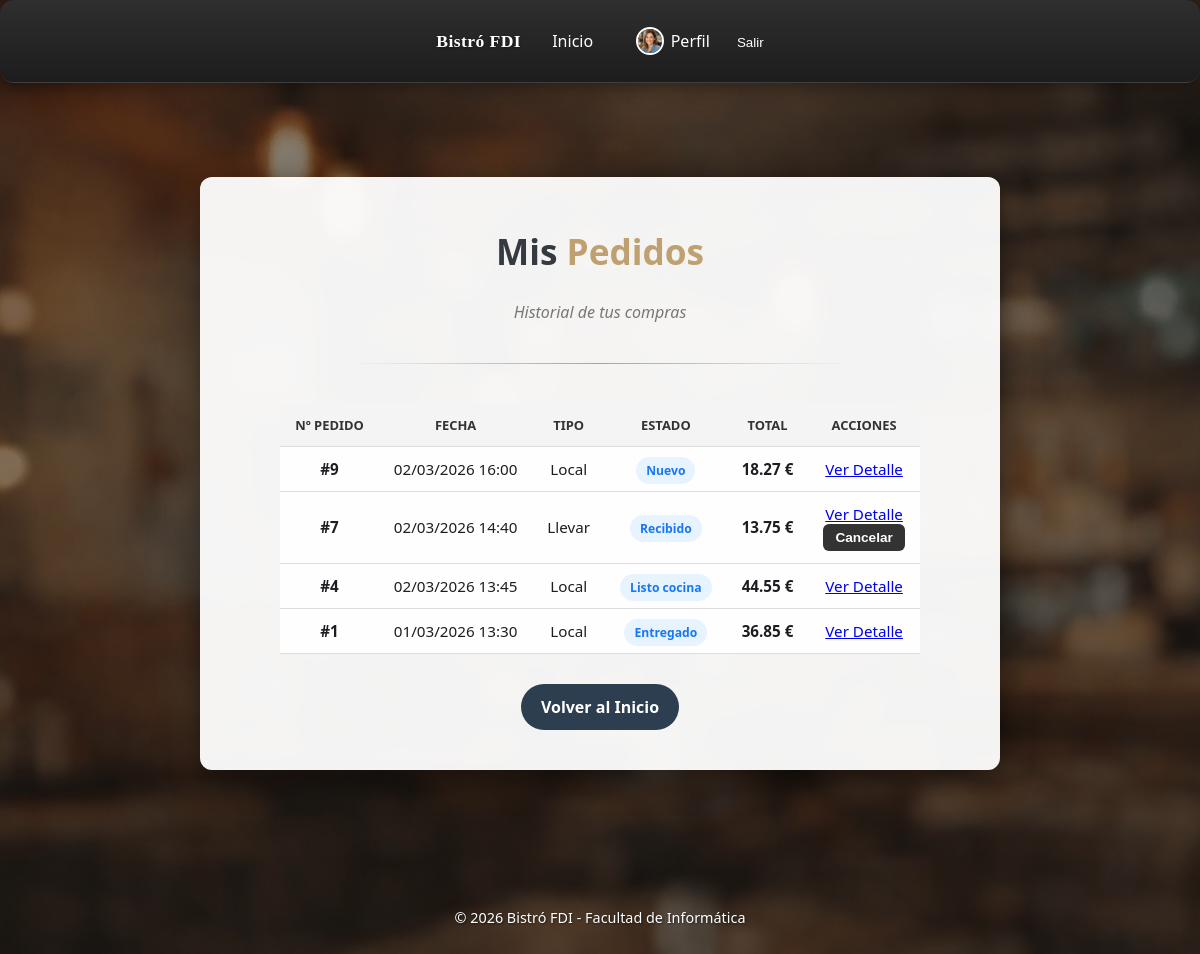
The app's page /includes/vistas/pedido/mis_pedidos.php (signed in) with its own data.
### tables this page shows
CREATE TABLE pedidos (
    id INT AUTO_INCREMENT PRIMARY KEY,
    cliente_id INT NOT NULL,
    cocinero_id INT DEFAULT NULL,
    camarero_id INT DEFAULT NULL,

    numero_pedido INT NOT NULL,

    tipo ENUM('Local', 'Llevar') NOT NULL,
    estado ENUM(
        'Nuevo',
        'Recibido',
        'En preparación',
        'Cocinando',
        'Listo cocina',
        'Terminado',
        'Entregado',
        'Cancelado'
    ) NOT NULL DEFAULT 'Nuevo',

     
    servido_sala TINYINT(1) NOT NULL DEFAULT 0,

    fecha DATETIME NOT NULL DEFAULT CURRENT_TIMESTAMP,
    total DECIMAL(10,2) NOT NULL DEFAULT 0.00,
    descuento_total DECIMAL(10,2) NOT NULL DEFAULT 0.00,
    total_sin_descuento DECIMAL(10,2) NOT NULL DEFAULT 0.00,

    CONSTRAINT fk_pedidos_cliente
        FOREIGN KEY (cliente_id) REFERENCES usuarios(id)
        ON UPDATE CASCADE
        ON DELETE RESTRICT,

    CONSTRAINT fk_pedidos_cocinero
        FOREIGN KEY (cocinero_id) REFERENCES usuarios(id)
        ON UPDATE CASCADE
        ON DELETE SET NULL,

    CONSTRAINT fk_pedidos_camarero
        FOREIGN KEY (camarero_id) REFERENCES usuarios(id)
        ON UPDATE CASCADE
        ON DELETE SET NULL,

    INDEX idx_pedidos_cliente (cliente_id),
    INDEX idx_pedidos_cocinero (cocinero_id),
    INDEX idx_pedidos_camarero (camarero_id),
    INDEX idx_pedidos_estado (estado),
    INDEX idx_pedidos_fecha (fecha),
    INDEX idx_pedidos_numero_fecha (numero_pedido, fecha),
    INDEX idx_pedidos_servido_sala (servido_sala)
);

### includes/negocio/PedidoController.php (called while the page is built, shortened)
<?php
require_once __DIR__ . "/PedidoServiceApp.php";
require_once __DIR__ . "/PedidoDTO.php";
class PedidoController
{
    private static $instance = null;
    private $service;
    private function __construct()
    {
        $this->service = new PedidoServiceApp();
    }
    public static function getInstance()
    {
        if (self::$instance === null) {
            self::$instance = new PedidoController();
        }
        return self::$instance;
    }
    public function verPedidosCliente($idCliente)
    {
        return $this->service->obtenerPedidosPorCliente($idCliente);
    }
}
?>

### includes/negocio/PedidoServiceApp.php (called while the page is built, shortened)
<?php
require_once __DIR__ . '/../integracion/PedidoDAO.php';
class PedidoServiceApp
{
    private PedidoDAO $pedidoDAO;
    public function __construct(?mysqli $db = null)
    {
        $db = $db ?? Application::getInstance()->conexionBd();
        $this->pedidoDAO = new PedidoDAO($db);
    }
    public function obtenerPedidosPorCliente($idCliente): array
    {
        return $this->pedidoDAO->obtenerPedidosPorCliente((int) $idCliente);
    }
}
?>

### includes/integracion/PedidoDAO.php (called while the page is built, shortened)
<?php
require_once __DIR__ . '/../negocio/PedidoDTO.php';
class PedidoDAO
{
    private mysqli $db;
    public function __construct(mysqli $db)
    {
        $this->db = $db;
    }
    public function obtenerPedidosPorCliente(int $idCliente): array
    {
        $sql = "SELECT p.*,
                       c.nombre AS nombre_cocinero,
                       c.apellidos AS apellidos_cocinero,
                       c.avatar AS avatar_cocinero
                FROM pedidos p
                LEFT JOIN usuarios c ON p.cocinero_id = c.id
                WHERE p.cliente_id = ?
                ORDER BY p.fecha DESC";
        $stmt = $this->db->prepare($sql);
        $stmt->bind_param('i', $idCliente);
        $stmt->execute();
        $rs = $stmt->get_result();
        $pedidos = [];
        while ($fila = $rs->fetch_assoc()) {
            $pedidos[] = $this->crearPedidoDTODesdeFila($fila);
        }
        return $pedidos;
    }
    private function crearPedidoDTODesdeFila(array $fila): PedidoDTO
    {
        $pedido = new PedidoDTO();
        $pedido->setId(isset($fila['id']) ? (int) $fila['id'] : null);
        $pedido->setClienteId(isset($fila['cliente_id']) ? (int) $fila['cliente_id'] : null);
        $pedido->setCocineroId(isset($fila['cocinero_id']) ? (int) $fila['cocinero_id'] : null);
        $pedido->setNumeroPedido(isset($fila['numero_pedido']) ? (int) $fila['numero_pedido'] : null);
        $pedido->setTipo($fila['tipo'] ?? null);
        $pedido->setEstado($fila['estado'] ?? null);
        $pedido->setFecha($fila['fecha'] ?? null);
        $pedido->setTotal(isset($fila['total']) ? (float) $fila['total'] : 0.0);
        $pedido->setDescuentoTotal(isset($fila['descuento_total']) ? (float) $fila['descuento_total'] : 0.0);
        $pedido->setTotalSinDescuento(isset($fila['total_sin_descuento']) ? (float) $fila['total_sin_descuento'] : 0.0);
        $pedido->setNombreCliente($fila['nombre_cliente'] ?? null);
        $pedido->setApellidosCliente($fila['apellidos_cliente'] ?? null);
        $pedido->setNombreCocinero($fila['nombre_cocinero'] ?? null);
        $pedido->setApellidosCocinero($fila['apellidos_cocinero'] ?? null);
        $pedido->setAvatarCocinero($fila['avatar_cocinero'] ?? null);
        if (method_exists($pedido, 'setServidoSala')) {
            $pedido->setServidoSala(isset($fila['servido_sala']) ? (int) $fila['servido_sala'] : 0);
        }
        return $pedido;
    }
}
?>

### includes/negocio/PedidoDTO.php (called while the page is built, shortened)
<?php
class PedidoDTO
{
    private ?int $id;
    private ?int $numeroPedido;
    private ?string $tipo;
    private ?string $estado;
    private ?string $fecha;
    private float $total;
    public function __construct()
    {
        $this->id = null;
        $this->numeroPedido = null;
        $this->tipo = null;
        $this->estado = null;
        $this->fecha = null;
        $this->total = 0.00;
    }
    public function getId(): ?int
    {
        return $this->id;
    }
    public function getNumeroPedido(): ?int
    {
        return $this->numeroPedido;
    }
    public function getTipo(): ?string
    {
        return $this->tipo;
    }
    public function getEstado(): ?string
    {
        return $this->estado;
    }
    public function getFecha(): ?string
    {
        return $this->fecha;
    }
    public function getTotal(): float
    {
        return $this->total;
    }
    public function setId(?int $id): void
    {
        $this->id = $id;
    }
    public function setNumeroPedido(?int $numeroPedido): void
    {
        $this->numeroPedido = $numeroPedido;
    }
    public function setTipo(?string $tipo): void
    {
        $this->tipo = $tipo;
    }
    public function setEstado(?string $estado): void
    {
        $this->estado = $estado;
    }
    public function setFecha(?string $fecha): void
    {
        $this->fecha = $fecha;
    }
    public function setTotal(float $total): void
    {
        $this->total = $total;
    }
}
?>

### includes/vistas/pedido/mis_pedidos.php (the view, shortened to what this page needs)
<?php
require_once __DIR__ . '/../../negocio/PedidoController.php';
$controller = PedidoController::getInstance();
$rolUsuario = $_SESSION['rol'] ?? null;
$esGerente = ($rolUsuario === 'gerente');
$idUsuarioSesion = filter_var($_SESSION['id_usuario'] ?? null, FILTER_VALIDATE_INT, [
    'options' => ['min_range' => 1]
]);
$idClienteParam = filter_input(INPUT_GET, 'id_cliente', FILTER_VALIDATE_INT, [
    'options' => ['min_range' => 1]
]);
if ($esGerente) {
    $idCliente = (int) $idClienteParam;
    $subtituloListado = 'Historial de pedidos del usuario seleccionado';
} else {
    $idCliente = (int) $idUsuarioSesion;
    $subtituloListado = 'Historial de tus compras';
}
$historialPedidos = $controller->verPedidosCliente($idCliente);
?>
<div class="main-bienvenida">
    <section class="tarjeta-presentacion tarjeta-ancha">
        <h1><?= $esGerente ? 'Pedidos del <span>Usuario</span>' : 'Mis <span>Pedidos</span>' ?></h1>
        <p class="lema"><?= htmlspecialchars($subtituloListado, ENT_QUOTES, 'UTF-8') ?></p>
        <div class="divisor"></div>
        <div class="mensaje-sesion">
            <?php if (empty($historialPedidos)): ?>
                <p>No hay pedidos para mostrar.</p>
                <?php if (!$esGerente): ?>
                    <a href="<?= BASE_URL ?>/includes/vistas/pedido/pedido_inicio.php" class="btn-login">
                        Hacer un Pedido
                    </a>
                <?php endif; ?>
            <?php else: ?>
                <table class="tabla-pedidos tabla-mis-pedidos-movil">
                    <thead>
                        <tr>
                            <th>Nº Pedido</th>
                            <th>Fecha</th>
                            <th>Tipo</th>
                            <th>Estado</th>
                            <th>Total</th>
                            <th>Acciones</th>
                        </tr>
                    </thead>
                    <tbody>
                        <?php foreach ($historialPedidos as $pedido): ?>
                            <?php
                                $pedidoId = obtenerDatoPedido($pedido, 'id', 'getId');
                                $numeroPedido = obtenerDatoPedido($pedido, 'numero_pedido', 'getNumeroPedido');
                                $fechaPedido = obtenerDatoPedido($pedido, 'fecha', 'getFecha');
                                $tipoPedido = obtenerDatoPedido($pedido, 'tipo', 'getTipo');
                                $estadoPedido = obtenerDatoPedido($pedido, 'estado', 'getEstado');
                                $totalPedido = obtenerDatoPedido($pedido, 'total', 'getTotal');
                                $cocineroId = obtenerDatoPedido($pedido, 'cocinero_id', 'getCocineroId');
                                $numeroMostrar = $numeroPedido !== null ? (string) $numeroPedido : (string) $pedidoId;
                                $fechaFormateada = '';
                                if (is_string($fechaPedido) && $fechaPedido !== '') {
                                    $timestamp = strtotime($fechaPedido);
                                    if ($timestamp !== false) {
                                        $fechaFormateada = date('d/m/Y H:i', $timestamp);
                                    }
                                }
                                $sePuedeCancelar = !$esGerente
                                    && (
                                        $estadoPedido === 'Recibido'
                                        || (
                                            $estadoPedido === 'En preparación'
                                            && ($cocineroId === null || (int) $cocineroId <= 0)
                                        )
                                    );
                            ?>
                            <tr>
                                <td data-label="Nº Pedido">
                                    <strong>#<?= htmlspecialchars($numeroMostrar, ENT_QUOTES, 'UTF-8') ?></strong>
                                </td>
                                <td data-label="Fecha">
                                    <?= htmlspecialchars($fechaFormateada, ENT_QUOTES, 'UTF-8') ?>
                                </td>
                                <td data-label="Tipo">
                                    <?= htmlspecialchars((string) $tipoPedido, ENT_QUOTES, 'UTF-8') ?>
                                </td>
                                <td data-label="Estado">
                                    <span class="badge-success">
                                        <?= htmlspecialchars((string) $estadoPedido, ENT_QUOTES, 'UTF-8') ?>
                                    </span>
                                </td>
                                <td data-label="Total">
                                    <strong><?= number_format((float) $totalPedido, 2) ?> €</strong>
                                </td>
                                <td data-label="Acciones">
                                    <?php if ($esGerente): ?>
                                        <a href="<?= BASE_URL ?>/includes/vistas/pedido/detalle_pedido.php?id=<?= urlencode((string) $pedidoId) ?>&id_cliente=<?= urlencode((string) $idCliente) ?>">
                                            Ver Detalle
                                        </a>
                                    <?php else: ?>
                                        <a href="<?= BASE_URL ?>/includes/vistas/pedido/detalle_pedido.php?id=<?= urlencode((string) $pedidoId) ?>">
                                            Ver Detalle
                                        </a>
                                    <?php endif; ?>
                                    <?php if ($sePuedeCancelar): ?>
                                        <br>
                                        <form action="<?= BASE_URL ?>/includes/acciones/pedido/cancelar_pedido.php" method="POST" class="form-actualizar-estado">
                                            <button type="submit" class="btn-accion btn-peligro">
                                                Cancelar
                                            </button>
                                        </form>
                                    <?php endif; ?>
                                </td>
                            </tr>
                        <?php endforeach; ?>
                    </tbody>
                </table>
            <?php endif; ?>
        </div>
        <div class="contenedor-volver">
            <?php if ($esGerente): ?>
                <a href="<?= BASE_URL ?>/includes/vistas/admin/gestionarUsuarios.php" class="btn-login">
                    Volver a Usuarios
                </a>
            <?php else: ?>
                <a href="<?= BASE_URL ?>/index.php" class="btn-login">
                    Volver al Inicio
                </a>
            <?php endif; ?>
        </div>
    </section>
</div>
<?php
require_once __DIR__ . '/../partials/plantilla.php';
function obtenerDatoPedido($pedido, string $claveArray, string $getter)
{
    if (is_object($pedido) && method_exists($pedido, $getter)) {
        return $pedido->$getter();
    }
    return null;
}
?>

### records on screen
pedidos: numero_pedido "9", fecha "02/03/2026 16:00", tipo "Local", estado "Nuevo", total "18.27"
pedidos: numero_pedido "7", fecha "02/03/2026 14:40", tipo "Llevar", estado "Recibido", total "13.75"
pedidos: numero_pedido "4", fecha "02/03/2026 13:45", tipo "Local", estado "Listo cocina", total "44.55"
pedidos: numero_pedido "1", fecha "01/03/2026 13:30", tipo "Local", estado "Entregado", total "36.85"

### other values on screen
$subtituloListado "Historial de tus compras"
